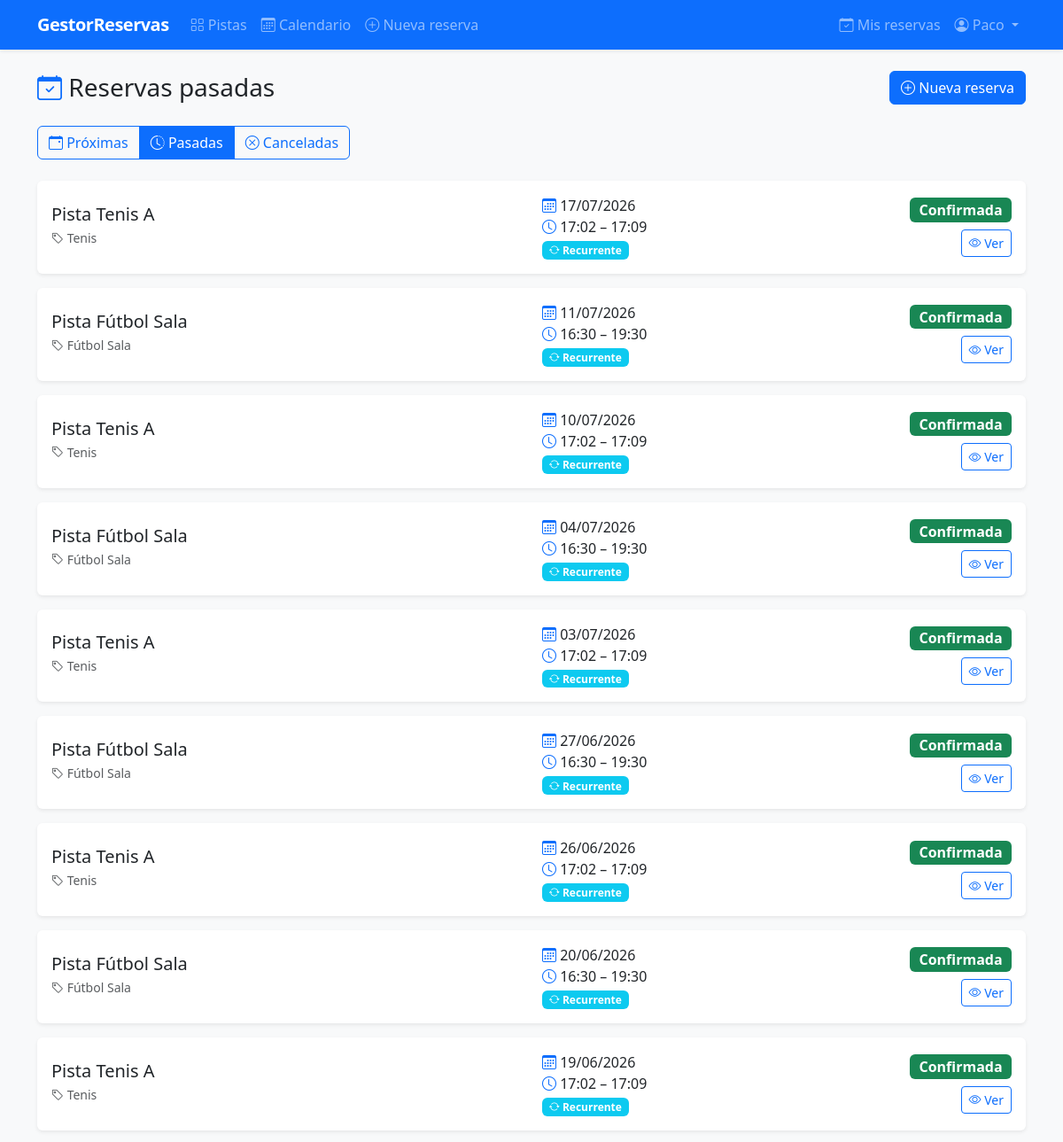
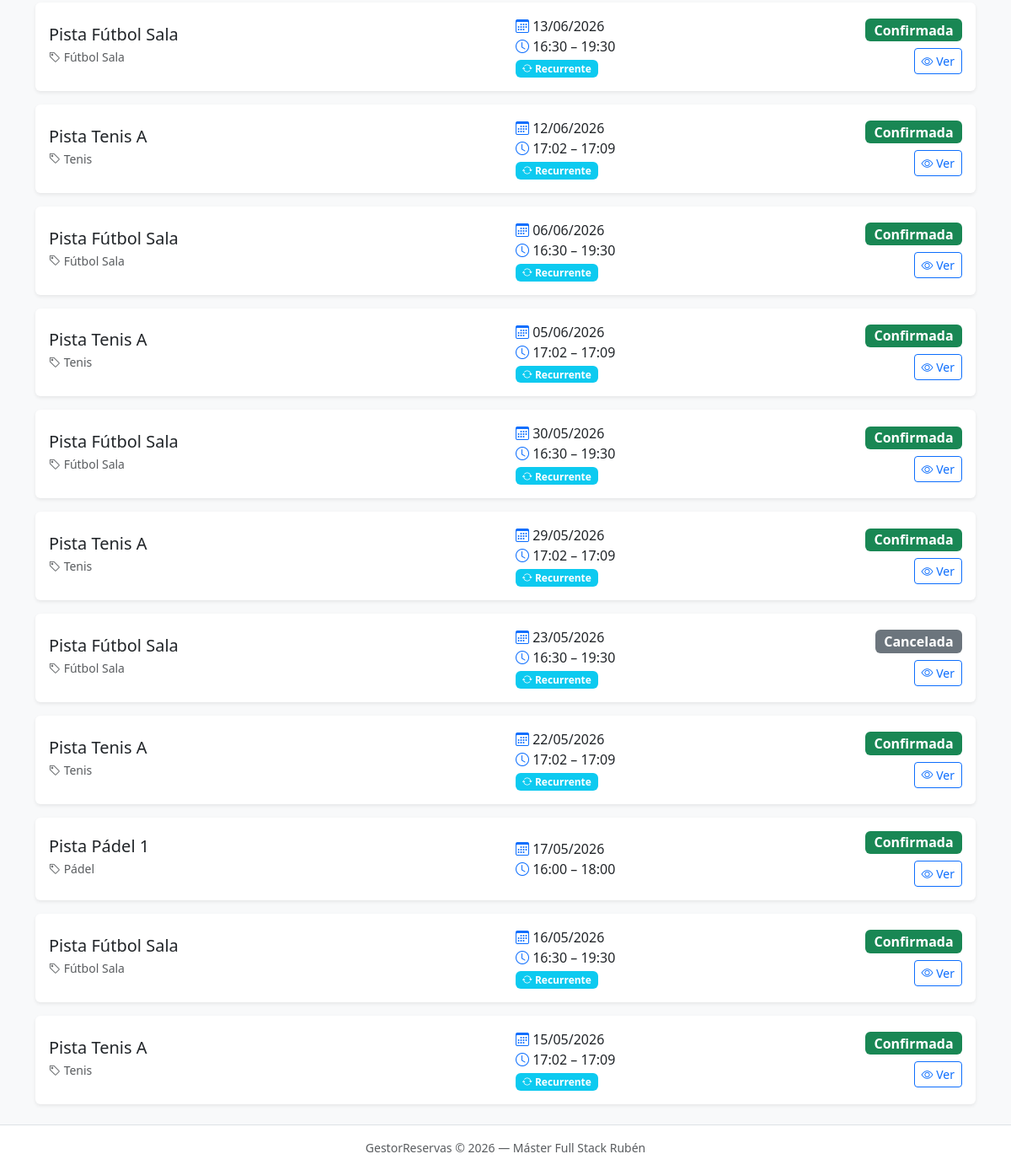
Page /mis-reservas/?filter=past (signed in) on the committed database (2 pictures, top to bottom).
### reservas/models.py (models this page shows, shortened)
class Booking(models.Model):
    STATUS_PENDING = 'pending'
    STATUS_CONFIRMED = 'confirmed'
    STATUS_CANCELLED = 'cancelled'
    STATUS_CHOICES = [
        (STATUS_PENDING, 'Pendiente'),
        (STATUS_CONFIRMED, 'Confirmada'),
        (STATUS_CANCELLED, 'Cancelada'),
    ]
    RECURRENCE_NONE = 'none'
    RECURRENCE_WEEKLY = 'weekly'
    RECURRENCE_CHOICES = [
        (RECURRENCE_NONE, 'Sin repetición'),
        (RECURRENCE_WEEKLY, 'Semanal'),
    ]
    user = models.ForeignKey(
        User, on_delete=models.CASCADE,
        related_name='bookings', verbose_name='usuario'
    )
    resource = models.ForeignKey(
        Resource, on_delete=models.CASCADE,
        related_name='bookings', verbose_name='pista'
    )
    date = models.DateField('fecha')
    start_time = models.TimeField('hora inicio')
    end_time = models.TimeField('hora fin')
    status = models.CharField(
        'estado', max_length=20,
        choices=STATUS_CHOICES, default=STATUS_CONFIRMED
    )
    is_recurring = models.BooleanField('es recurrente', default=False)
    recurrence_type = models.CharField(
        'tipo de recurrencia', max_length=20,
        choices=RECURRENCE_CHOICES, default=RECURRENCE_NONE
    )
    recurrence_end_date = models.DateField('fin de recurrencia', null=True, blank=True)
    notes = models.TextField('notas', blank=True)
    created_at = models.DateTimeField('creado el', auto_now_add=True)
    class Meta:
        verbose_name = 'Reserva'
        verbose_name_plural = 'Reservas'
        ordering = ['-date', 'start_time']

class Resource(models.Model):
    SPORT_CHOICES = [
        ('padel', 'Pádel'),
        ('tenis', 'Tenis'),
        ('futbol_sala', 'Fútbol Sala'),
        ('badminton', 'Bádminton'),
        ('squash', 'Squash'),
        ('baloncesto', 'Baloncesto'),
        ('otro', 'Otro'),
    ]
    name = models.CharField('nombre', max_length=100)
    sport_type = models.CharField('deporte', max_length=20, choices=SPORT_CHOICES)
    description = models.TextField('descripción', blank=True)
    capacity = models.PositiveIntegerField('capacidad (jugadores)', default=2)
    price_per_hour = models.DecimalField('precio por hora (€)', max_digits=6, decimal_places=2, default=0)
    is_active = models.BooleanField('activa', default=True)
    image = models.ImageField('imagen', upload_to='resources/', blank=True, null=True)
    class Meta:
        verbose_name = 'Pista'
        verbose_name_plural = 'Pistas'
        ordering = ['sport_type', 'name']

### reservas/views.py (the view)
# urls.py: path('mis-reservas/', views.booking_list, name='booking_list'),
@login_required
def booking_list(request):
    now = timezone.now().date()
    filter_type = request.GET.get('filter', 'upcoming')
    bookings = request.user.bookings.select_related('resource').all()
    if filter_type == 'past':
        bookings = bookings.filter(date__lt=now)
        title = 'Reservas pasadas'
    elif filter_type == 'cancelled':
        bookings = bookings.filter(status=Booking.STATUS_CANCELLED)
        title = 'Reservas canceladas'
    else:
        bookings = bookings.filter(date__gte=now).exclude(status=Booking.STATUS_CANCELLED)
        title = 'Proximas reservas'
        filter_type = 'upcoming'
    return render(request, 'reservas/booking_list.html', {
        'bookings': bookings,
        'filter_type': filter_type,
        'title': title,
    })

### reservas/templates/reservas/booking_list.html (shortened to what this page needs)
{% extends 'base.html' %}
{% block content %}
<div class="d-flex justify-content-between align-items-center mb-4">
    <h1 class="h3 mb-0"><i class="bi bi-calendar-check text-primary"></i> {{ title }}</h1>
    <a href="{% url 'reservas:booking_create' %}" class="btn btn-primary">
        <i class="bi bi-plus-circle"></i> Nueva reserva
    </a>
</div>
<div class="btn-group mb-4" role="group">
    <a href="?filter=upcoming" class="btn btn-{% if filter_type == 'upcoming' %}primary{% else %}outline-primary{% endif %}">
        <i class="bi bi-calendar-event"></i> Próximas
    </a>
    <a href="?filter=past" class="btn btn-{% if filter_type == 'past' %}primary{% else %}outline-primary{% endif %}">
        <i class="bi bi-clock-history"></i> Pasadas
    </a>
    <a href="?filter=cancelled" class="btn btn-{% if filter_type == 'cancelled' %}primary{% else %}outline-primary{% endif %}">
        <i class="bi bi-x-circle"></i> Canceladas
    </a>
</div>
{% if bookings %}
    <div class="row g-3">
        {% for booking in bookings %}
            <div class="col-12">
                <div class="card booking-card shadow-sm border-0">
                    <div class="card-body">
                        <div class="row align-items-center">
                            <div class="col-md-6">
                                <h5 class="mb-1">{{ booking.resource.name }}</h5>
                                <p class="text-muted mb-1 small">
                                    <i class="bi bi-tag"></i> {{ booking.resource.get_sport_type_display }}
                                </p>
                            </div>
                            <div class="col-md-3">
                                <div><i class="bi bi-calendar3 text-primary"></i> {{ booking.date|date:"d/m/Y" }}</div>
                                <div><i class="bi bi-clock text-primary"></i> {{ booking.start_time|time:"H:i" }} – {{ booking.end_time|time:"H:i" }}</div>
                                {% if booking.is_recurring %}
                                    <div class="badge bg-info mt-1"><i class="bi bi-arrow-repeat"></i> Recurrente</div>
                                {% endif %}
                            </div>
                            <div class="col-md-3 text-md-end mt-2 mt-md-0">
                                <span class="badge fs-6
                                    {% if booking.status == 'confirmed' %}bg-success
                                    {% elif booking.status == 'pending' %}bg-warning text-dark
                                    {% else %}bg-secondary{% endif %}">
                                    {{ booking.get_status_display }}
                                </span>
                                <div class="mt-2">
                                    <a href="{% url 'reservas:booking_detail' booking.pk %}" class="btn btn-sm btn-outline-primary">
                                        <i class="bi bi-eye"></i> Ver
                                    </a>
                                </div>
                            </div>
                        </div>
                    </div>
                </div>
            </div>
        {% endfor %}
    </div>
{% endif %}
{% endblock %}

### reservas/templates/base.html (shortened to what this page needs)
<!DOCTYPE html>
<html lang="es">
<head>
    <link href="https://cdn.jsdelivr.net/npm/bootstrap@5.3.2/dist/css/bootstrap.min.css" rel="stylesheet">
    <link rel="stylesheet" href="https://cdn.jsdelivr.net/npm/bootstrap-icons@1.11.3/font/bootstrap-icons.min.css">
</head>
<body>
<nav class="navbar navbar-expand-lg navbar-dark bg-primary shadow-sm">
    <div class="container">
        <a class="navbar-brand" href="{% url 'reservas:home' %}">
             GestorReservas
        </a>
        <div class="collapse navbar-collapse" id="navbarMain">
            <ul class="navbar-nav me-auto">
                <li class="nav-item">
                    <a class="nav-link" href="{% url 'reservas:resource_list' %}">
                        <i class="bi bi-grid"></i> Pistas
                    </a>
                </li>
                <li class="nav-item">
                    <a class="nav-link" href="{% url 'reservas:calendar' %}">
                        <i class="bi bi-calendar3"></i> Calendario
                    </a>
                </li>
                {% if user.is_authenticated %}
                    <li class="nav-item">
                        <a class="nav-link" href="{% url 'reservas:booking_create' %}">
                            <i class="bi bi-plus-circle"></i> Nueva reserva
                        </a>
                    </li>
                {% endif %}
            </ul>
            <ul class="navbar-nav ms-auto">
                {% if user.is_authenticated %}
                    <li class="nav-item">
                        <a class="nav-link" href="{% url 'reservas:booking_list' %}">
                            <i class="bi bi-calendar-check"></i> Mis reservas
                        </a>
                    </li>
                    <li class="nav-item dropdown">
                        <a class="nav-link dropdown-toggle" href="#" data-bs-toggle="dropdown">
                            <i class="bi bi-person-circle"></i> {{ user.first_name|default:user.username }}
                        </a>
                    </li>
                {% endif %}
            </ul>
        </div>
    </div>
</nav>
<main class="container my-4">
    {% block content %}{% endblock %}
</main>
<footer class="py-3 mt-auto bg-white">
    <div class="container text-center text-muted small">
         GestorReservas &copy; {% now "Y" %} — Máster Full Stack Rubén
    </div>
</footer>
</body>
</html>

### reservas/templates/base.html (style rules this page uses)
body { background-color: #f8f9fa; }
.navbar-brand { font-weight: 700; letter-spacing: -0.5px; }
footer { border-top: 1px solid #dee2e6; }

### rows in the picture
Booking: resource.name "Pista Tenis A", resource.sport_type "Tenis", date "17/07/2026", start_time "17:02", end_time "17:09", is_recurring True (drawn), status "Confirmada"
Booking: resource.name "Pista Fútbol Sala", resource.sport_type "Fútbol Sala", date "11/07/2026", start_time "16:30", end_time "19:30", is_recurring True (drawn), status "Confirmada"
Booking: resource.name "Pista Tenis A", resource.sport_type "Tenis", date "10/07/2026", start_time "17:02", end_time "17:09", is_recurring True (drawn), status "Confirmada"
Booking: resource.name "Pista Fútbol Sala", resource.sport_type "Fútbol Sala", date "04/07/2026", start_time "16:30", end_time "19:30", is_recurring True (drawn), status "Confirmada"
Booking: resource.name "Pista Tenis A", resource.sport_type "Tenis", date "03/07/2026", start_time "17:02", end_time "17:09", is_recurring True (drawn), status "Confirmada"
Booking: resource.name "Pista Fútbol Sala", resource.sport_type "Fútbol Sala", date "27/06/2026", start_time "16:30", end_time "19:30", is_recurring True (drawn), status "Confirmada"
Booking: resource.name "Pista Tenis A", resource.sport_type "Tenis", date "26/06/2026", start_time "17:02", end_time "17:09", is_recurring True (drawn), status "Confirmada"
Booking: resource.name "Pista Fútbol Sala", resource.sport_type "Fútbol Sala", date "20/06/2026", start_time "16:30", end_time "19:30", is_recurring True (drawn), status "Confirmada"
Booking: resource.name "Pista Tenis A", resource.sport_type "Tenis", date "19/06/2026", start_time "17:02", end_time "17:09", is_recurring True (drawn), status "Confirmada"
Booking: resource.name "Pista Fútbol Sala", resource.sport_type "Fútbol Sala", date "13/06/2026", start_time "16:30", end_time "19:30", is_recurring True (drawn), status "Confirmada"
Booking: resource.name "Pista Tenis A", resource.sport_type "Tenis", date "12/06/2026", start_time "17:02", end_time "17:09", is_recurring True (drawn), status "Confirmada"
Booking: resource.name "Pista Fútbol Sala", resource.sport_type "Fútbol Sala", date "06/06/2026", start_time "16:30", end_time "19:30", is_recurring True (drawn), status "Confirmada"
Booking: resource.name "Pista Tenis A", resource.sport_type "Tenis", date "05/06/2026", start_time "17:02", end_time "17:09", is_recurring True (drawn), status "Confirmada"
Booking: resource.name "Pista Fútbol Sala", resource.sport_type "Fútbol Sala", date "30/05/2026", start_time "16:30", end_time "19:30", is_recurring True (drawn), status "Confirmada"
Booking: resource.name "Pista Tenis A", resource.sport_type "Tenis", date "29/05/2026", start_time "17:02", end_time "17:09", is_recurring True (drawn), status "Confirmada"
Booking: resource.name "Pista Fútbol Sala", resource.sport_type "Fútbol Sala", date "23/05/2026", start_time "16:30", end_time "19:30", is_recurring True (drawn), status "Cancelada"
Booking: resource.name "Pista Tenis A", resource.sport_type "Tenis", date "22/05/2026", start_time "17:02", end_time "17:09", is_recurring True (drawn), status "Confirmada"
Booking: resource.name "Pista Pádel 1", resource.sport_type "Pádel", date "17/05/2026", start_time "16:00", end_time "18:00", status "Confirmada"
Booking: resource.name "Pista Fútbol Sala", resource.sport_type "Fútbol Sala", date "16/05/2026", start_time "16:30", end_time "19:30", is_recurring True (drawn), status "Confirmada"
Booking: resource.name "Pista Tenis A", resource.sport_type "Tenis", date "15/05/2026", start_time "17:02", end_time "17:09", is_recurring True (drawn), status "Confirmada"

### other values in the picture
{{ user.first_name|default:user.username }} "Paco"
{{ title }} "Reservas pasadas"
